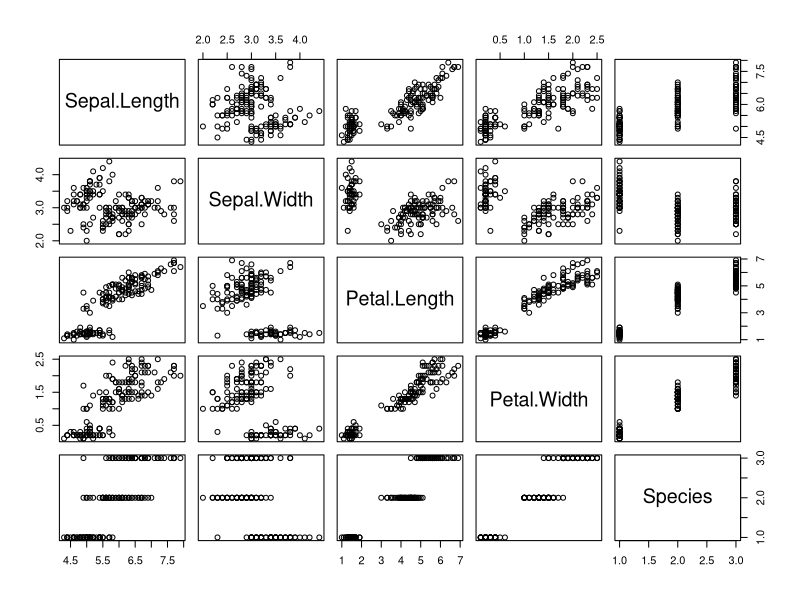
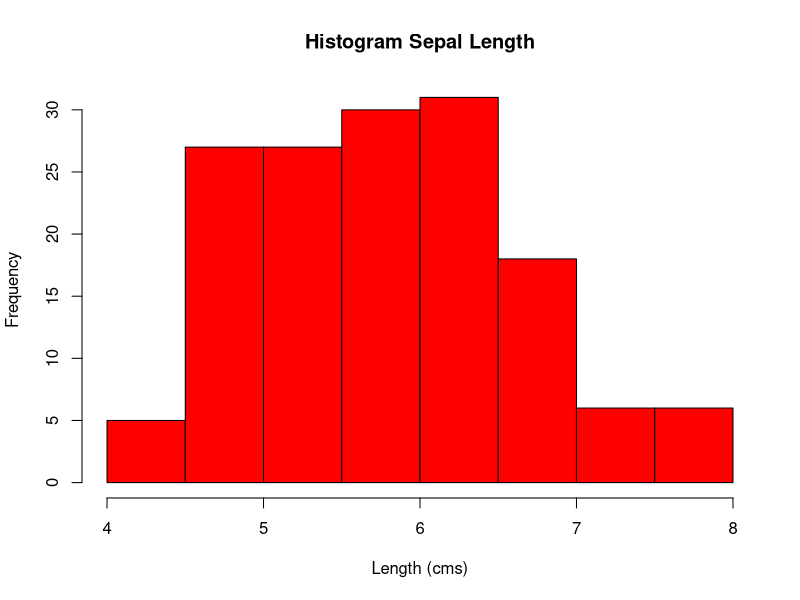
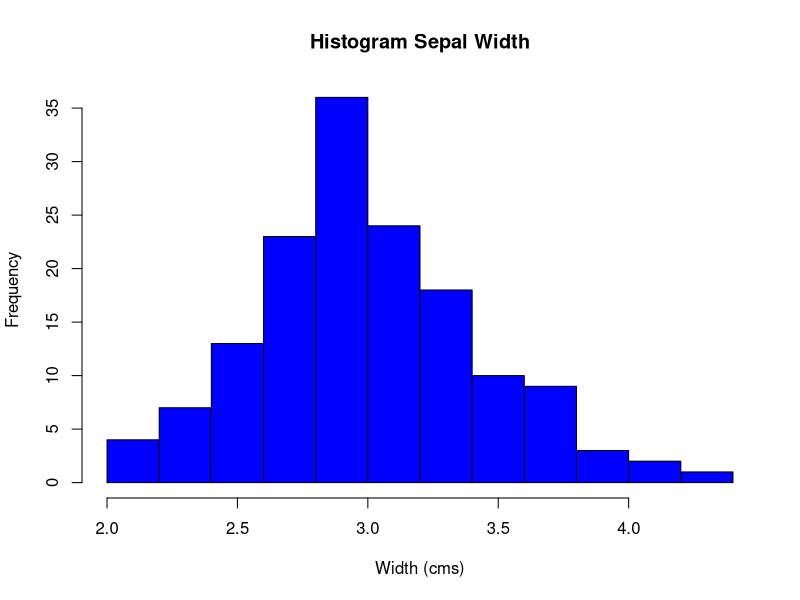
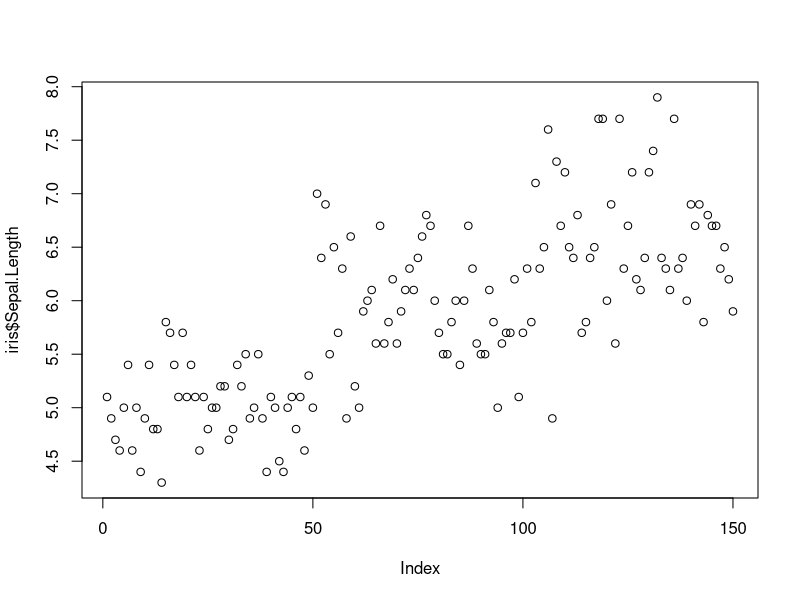
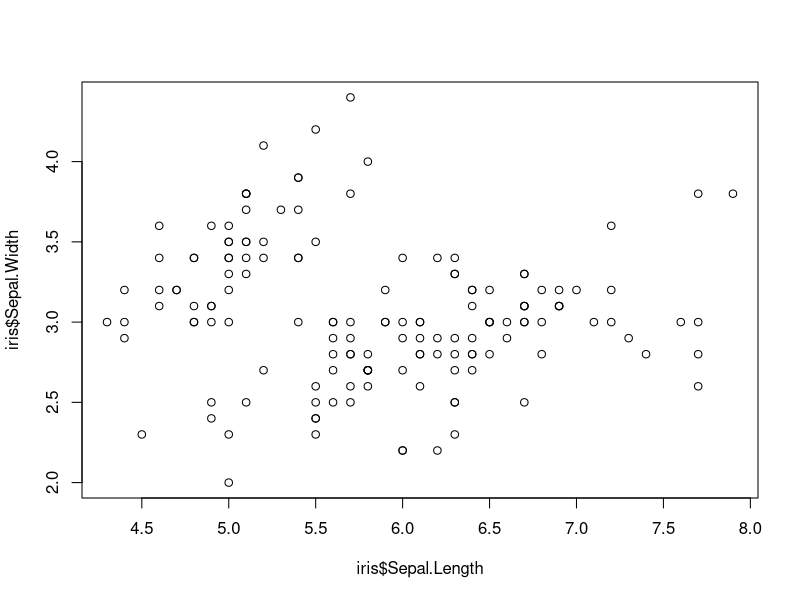
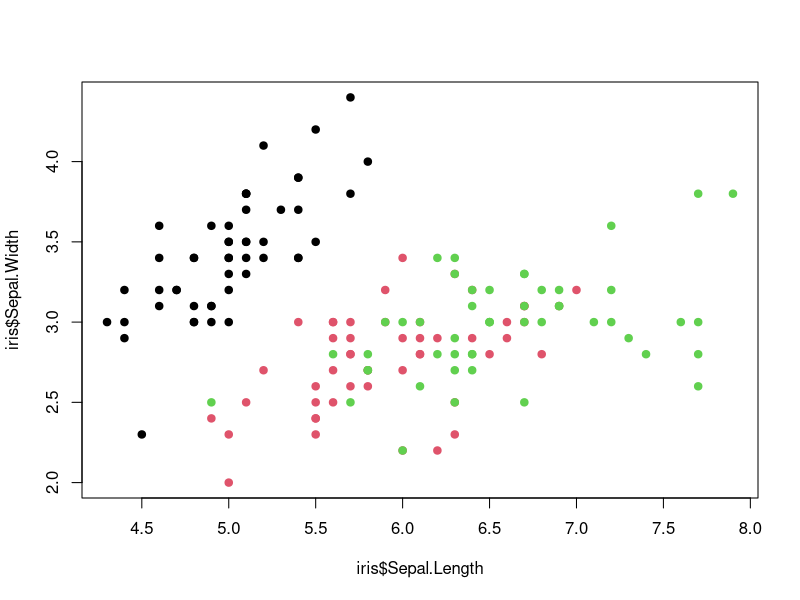
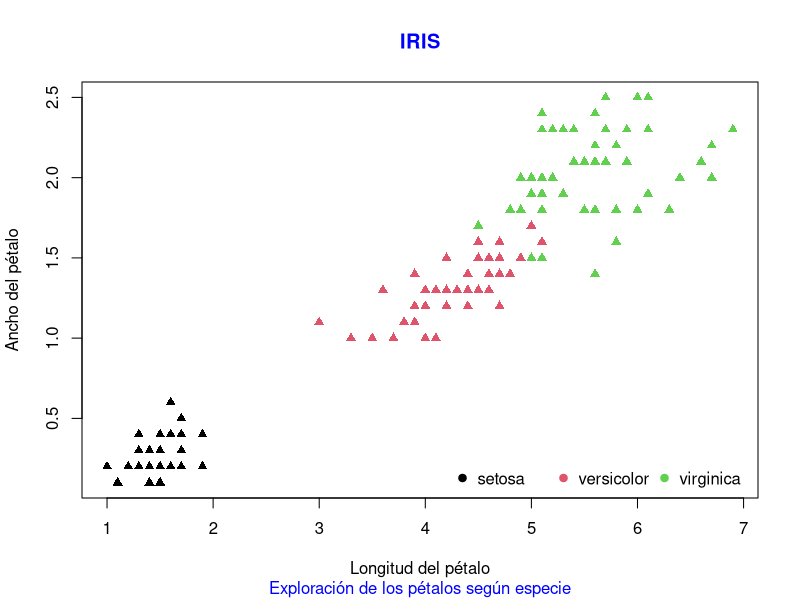
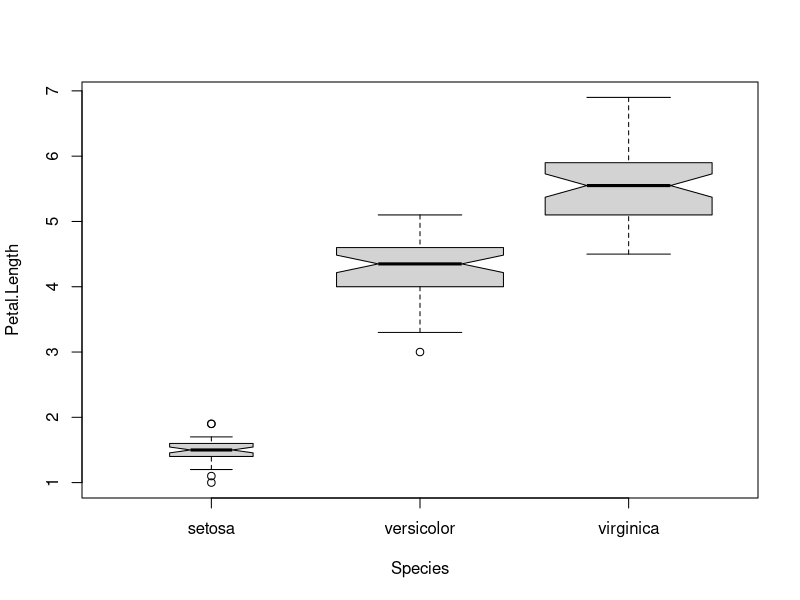

These figures' R source, in order:
## Academia OpenSalud LAB Ciencia de Datos
## Sesión inicial para revisar funcionalidades básicas de R y RStudio

# Cargar librerias --------------------------------------------------------
install.packages("tidyverse")
library(tidyverse)
library(knitr)

# Cargar data -------------------------------------------------------------

data(iris)
View(iris)

# Aproximación inicial a los datos ----------------------------------------

dim(iris) # n filas y columnas
str(iris)
names(iris)
head(iris)
tail(iris)
summary(iris)
glimpse(iris)
min(iris$Sepal.Length)
max(iris$Sepal.Length)
unique(iris$Species) # listar valores unicos
table(iris$Species) # conteo de variables


# Visualizaciones basicas -------------------------------------------------

# Ver algunas cosas de los datos

plot(iris)
hist(iris$Sepal.Length, 
     main = "Histogram Sepal Length",
     xlab = "Length (cms)",
     col = "red") # Se puede cambiar el color 

hist(iris$Sepal.Width, 
     main = "Histogram Sepal Width",
     xlab = "Width (cms)", 
     col = "blue")

iris %>% 
  group_by(Species) %>% 
  summarise(avg = mean(Sepal.Length)) %>% 
  arrange(avg)

iris %>%
  group_by(Species) %>%
  summarise(avg.sepal.width = mean(Sepal.Width), avg.sepal.length = mean(Sepal.Length)) %>%
  arrange(Species)

# Ver tipo de variables

tibble(variable = names(iris)) %>% # al usar data_frame() da un warning
  mutate(class = map(iris, typeof)) %>% 
  kable()


# Formas de segmentar
setosa <- iris %>% 
  filter(Species == "setosa")
setosa2 <- iris[iris$Species == "setosa", ] # Es lo mismo que lo anterior


# Cambiar nombres de variables --------------------------------------------
colnames(setosa)

#FORMA 1
colnames(setosa) <-  c("largo_sepalo", "ancho_sepalo", "largo_petalo", "ancho_petalo", "especie")

#FORMA 2
colnames(setosa)[colnames(setosa) == "largo_sepalo"] <- "Largo2"

#FORMA 3
names(setosa)[3] <- "Petalo2"


# Transformar a tidy data con pivot_longer()

iris %>% 
  tidyr::pivot_longer(cols = -Species, 
                      names_to = "Type",
                      values_to = "value")

# Separar campos
iris %>% 
  tidyr::pivot_longer(cols = -Species, 
                      names_to = c("part", "dimension"),
                      names_pattern = "(.*)\\.(.*)", # Expresión regular
                      values_to = "value")


# Gráficos con R base
plot(iris$Sepal.Length)
plot(iris$Sepal.Length, iris$Sepal.Width)
plot(iris$Sepal.Length, iris$Sepal.Width, col = iris$Species, pch = 19) # Ver otros plot character (pch)

plot(iris$Petal.Length, iris$Petal.Width,
     col = iris$Species, 
     pch = 17,
     xlab = 'Longitud del pétalo', 
     ylab = 'Ancho del pétalo')
title(main = 'IRIS', 
      sub = 'Exploración de los pétalos según especie',
      col.main = 'blue', 
      col.sub = 'blue')
legend("bottomright", 
       legend = levels(iris$Species),
       col = unique(iris$Species), 
       ncol = 3, 
       pch = 19, 
       bty = "n")

boxplot(Petal.Length ~ Species, data = iris, notch = T,
        range = 1.25, width = c(1.0, 2.0, 2.0))

# Ahora con ggplot
ggplot(iris, aes(x = Species, y = Sepal.Width)) +
  geom_boxplot(notch = T, aes(fill = Species)) +
  scale_fill_manual(name = "Especie",values = c('#a6cee3','#1f78b4','#b2df8a'))

ggplot(iris, aes(x = Species, y = Sepal.Width)) +
  geom_boxplot(notch = T, aes(fill = Species)) +
  scale_fill_viridis_d(name = "Especie")

ggplot(iris, aes(x = Species, y = Sepal.Width)) + 
  geom_jitter(aes(shape = Species))

ggplot(iris, aes(x = Species, y = Sepal.Width)) + 
  geom_violin(fill = '#a6cee3') + 
  coord_flip()

ggplot(iris, aes(x = Species, y = Sepal.Width)) + 
  geom_boxplot() + 
  geom_jitter(aes(color = Species)) # Cuidado con el orden de las capas










